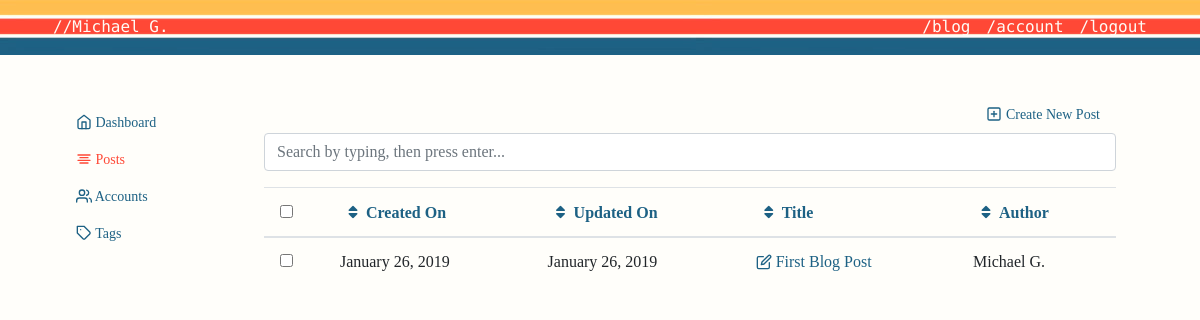
Page /admin/posts (signed in) on the committed database.
### personal_blog/models.py (models this page shows, shortened)
class Post(ResourceMixin, db.Model):
    id = db.Column(db.Integer, primary_key=True)
    title = db.Column(db.String(100), nullable=False)
    slug = db.Column(db.String(100), unique=True, nullable=False)
    date_posted = db.Column(db.DateTime, nullable=False, default=datetime.utcnow)
    content = db.Column(db.Text, nullable=False)
    user_id = db.Column(db.Integer, db.ForeignKey('user.id'), nullable=False)
    tags = db.relationship('Tag', secondary=posts_and_tags, lazy='subquery', backref=db.backref('pages', lazy=True))

class User(ResourceMixin, UserMixin, db.Model):
    id = db.Column(db.Integer, primary_key=True)
    username = db.Column(db.String(20), unique=True, nullable=False)
    alias = db.Column(db.String(20), unique=True, nullable=False)
    email = db.Column(db.String(120), unique=True, nullable=False)
    admin = db.Column(db.Boolean(), default=False)
    image_file = db.Column(db.String(20), nullable=False, default='default.jpg')
    password = db.Column(db.String(60), nullable=False)
    posts = db.relationship('Post', backref='author', lazy=True)

### personal_blog/views.py (the view)
@app.route("/admin/posts", methods=['GET', 'POST'])
@login_required
def admin_posts():
    search_form = SearchForm()
    bulk_form = BulkDeleteForm()
    sort_by = Post.sort_by(request.args.get('sort', 'created_on'),
                           request.args.get('direction', 'desc'))
    order_values = '{0} {1}'.format(sort_by[0], sort_by[1])
    search = '%{0}%'.format(request.args.get('q', ''))
    posts = Post.query \
        .filter(or_(Post.title.ilike(search), Post.title.ilike(search))) \
        .order_by(text(order_values)).all()
    return render_template('admin_posts.html', form=search_form, bulk_form=bulk_form, posts=posts, title='Posts')

### personal_blog/forms.py
class SearchForm(FlaskForm):
    q = StringField('Search terms', validators=[Optional(), Length(1, 256)])

class BulkDeleteForm(FlaskForm):
    scope = SelectField('Privileges',
                        choices=[('all_selected_items', 'All selected items'),
                                 ('all_search_results', 'All search results')],
                        validators=[DataRequired()]
                        )

### personal_blog/lib/util_sqlalchemy.py (called while the page is built)
    @classmethod
    def sort_by(cls, field, direction):
        if field not in cls.__table__.columns:
            field = 'created_on'
        if direction not in ('asc', 'desc'):
            direction = 'asc'
        return field, direction

### personal_blog/models.py (called while the page is built)
@login_manager.user_loader
def load_user(user_id):
    return User.query.get(int(user_id))

### personal_blog/templates/admin_posts.html (shortened to what this page needs)
{% extends "admin.html" %}
{% block admin %}
<a class= "nav-link" href="{{ url_for('new_post') }}" id= "create"> <span data-feather="plus-square"></span> Create New Post </a>
  <form action="{{ url_for('admin_posts') }}" method="get"
        id="" class="" role="form">
    <div class="form-group">
      <input type="text" class="form-control"
             id="q" name="q" value="{{ request.args.get('q', '') }}"
             placeholder="Search by typing, then press enter...">
    </div>
  </form>
  {% if posts.total == 0 %}
    <h3>No results found</h3>
    {% if request.args.get('q') %}
      <p>Try limiting or removing your search terms.</p>
    {% else %}
      <p>There are no posts present,
         you should <a href="{{ url_for('') }}">sign up</a>.</p>
    {% endif %}
  {% else %}
  <form action="{{ url_for('admin_posts_bulk_delete') }}" method="post"
        id="" class="" role="form">
      <table class="table">
        <thead>
          <tr>
            <th>
              <input id="select_all" name="select_all" type="checkbox">
            </th>
            <th class="col-header">
              {% set sort = request.args.get('sort', None) %}
              {% set direction = request.args.get('direction', 'asc') %}
              {% set q = request.args.get('q', '') %}
              {% set field = 'created_on' %}
              {% set label = 'Created On' %}
              {% if sort == field and direction == 'asc' %}
                {% set css = "fas fa-sort-down" %}
                {% set direction = 'desc' %}
              {% elif sort == field and direction == 'desc' %}
                {% set css = "fas fa-sort-up" %}
                {% set direction = 'asc' %}
              {% else %}
                {% set css = "fas fa-sort" %}
              {% endif %}
            <a class="{{ css }}" href="{{ url_for('admin_posts',
                                          q=q,
                                          sort=field,
                                          direction=direction,
                                          **request.view_args) }}">{{ label }}</a>
            </th>
            <th class="col-header">
              {% set sort = request.args.get('sort', None) %}
              {% set direction = request.args.get('direction', 'asc') %}
              {% set q = request.args.get('q', '') %}
              {% set field = 'updated_on' %}
              {% set label = 'Updated On' %}
              {% if sort == field and direction == 'asc' %}
                {% set css = "fas fa-sort-down" %}
                {% set direction = 'desc' %}
              {% elif sort == field and direction == 'desc' %}
                {% set css = "fas fa-sort-up" %}
                {% set direction = 'asc' %}
              {% else %}
                {% set css = "fas fa-sort" %}
              {% endif %}
            <a class="{{ css }}" href="{{ url_for('admin_posts',
                                          q=q,
                                          sort=field,
                                          direction=direction,
                                          **request.view_args) }}">{{ label }}</a>
            </th>
            <th class="col-header">
              {% set sort = request.args.get('sort', None) %}
              {% set direction = request.args.get('direction', 'asc') %}
              {% set q = request.args.get('q', '') %}
              {% set field = 'title' %}
              {% set label = 'Title' %}
              {% if sort == field and direction == 'asc' %}
                {% set css = "fas fa-sort-down" %}
                {% set direction = 'desc' %}
              {% elif sort == field and direction == 'desc' %}
                {% set css = "fas fa-sort-up" %}
                {% set direction = 'asc' %}
              {% else %}
                {% set css = "fas fa-sort" %}
              {% endif %}
            <a class="{{ css }}" href="{{ url_for('admin_posts',
                                          q=q,
                                          sort=field,
                                          direction=direction,
                                          **request.view_args) }}">{{ label }}</a>
            </th>
            <th class="col-header">
              {% set sort = request.args.get('sort', None) %}
              {% set direction = request.args.get('direction', 'asc') %}
              {% set q = request.args.get('q', '') %}
              {% set field = 'user_id.alias' %}
              {% set label = 'Author' %}
              {% if sort == field and direction == 'asc' %}
                {% set css = "fas fa-sort-down" %}
                {% set direction = 'desc' %}
              {% elif sort == field and direction == 'desc' %}
                {% set css = "fas fa-sort-up" %}
                {% set direction = 'asc' %}
              {% else %}
                {% set css = "fas fa-sort" %}
              {% endif %}
            <a class="{{ css }}" href="{{ url_for('admin_posts',
                                          q=q,
                                          sort=field,
                                          direction=direction,
                                          **request.view_args) }}">{{ label }}</a>
            </th>
          </tr>
        </thead>
        <tbody>
        {% for post in posts %}
          <tr>
            <td>
              <input class="checkbox-item" id="bulk_ids" name="bulk_ids"
                     type="checkbox" value="{{ post.id }}">
            </td>
            <td>
                {{ post.created_on.strftime('%B %d, %Y') }}
            </td>
             <td>
                {{ post.updated_on.strftime('%B %d, %Y') }}
            </td>
              <td>
              <a href="{{ url_for('post', slug=post.slug) }}">
                <div class="pull-left">
                   <span data-feather="edit"></span>
                  {{ post.title }}
                </div>
              </a>
            </td>
            <td>
                {{ post.author.alias }}
            </td>
          </tr>
        {% endfor %}
        </tbody>
      </table>
    </form>
  {% endif %}
{% endblock admin %}

### personal_blog/static/main.css (style rules this page uses)
a { color: #1d6184; }
body { background: #fffefa; color: #333333; margin-top: 5rem; font-family: 'Zilla Slab', serif; font-weight: 400; font-style: normal; }
.feather { width: 16px; height: 16px; vertical-align: text-bottom; }
.nav-link { display: block; padding: .5rem 1rem; text-align: left; }
#create { font-weight: 500; font-size: .875rem; text-align: right; }
.fa-sort:before { content: "\f0dc"; padding: .5rem ; }

### rows in the picture
Post: created_on "January 26, 2019", updated_on "January 26, 2019", title "First Blog Post", author.alias "Michael G."

### other values in the picture
{{ label }} "Created On"
{{ label }} "Updated On"
{{ label }} "Title"
{{ label }} "Author"
